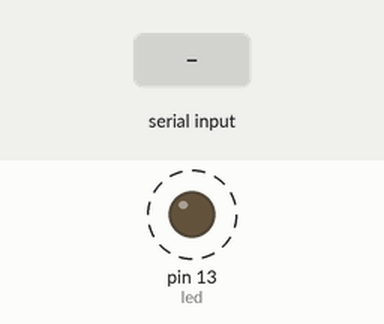
A sketch run on a simulated Arduino Uno, built with avr-gcc and run on an emulated ATmega328P. Parts: output pins drawn as LEDs (lit = HIGH). Dashed ring = blinking. The test bench sets the inputs (shaded band). What the sketch prints to the serial monitor is not drawn.

Above: at 1.2 s.
1.3 s: "1" received over Serial
Timing chart, 0 to 9.5 s (numbered marks = the images above; inputs shaded):
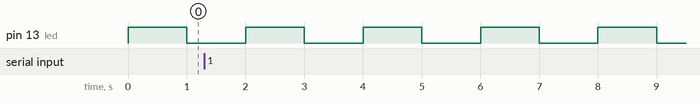

Measured:
- by itself, pin 13 (led): alternates HIGH for 1.0 s and LOW for 1.0 s

The sketch:

HW1.ino
```cpp
//Define
int led = 13;
int count = 1000;
int delta = 100;
int count_init = 1000;
int count_Max = 2000;
int count_min = 100;
char cmd;
//setup
void setup()
{
  Serial.begin( 9600 ); // build-in lib
  pinMode(led, OUTPUT);
}
//loop
void loop()
{
  if(Serial.available()){
    cmd = Serial.read();
    switch (cmd) {
        case '+':
          // do something
          count -= delta;
          break;
        case '-':
          // do something
          count += delta;
          break;
        default:
          // do something
          Serial.println("Please input + and - only.");
        break;

    }
  }
  Serial.println(count);
  digitalWrite(led, HIGH);
  delay(count);
  digitalWrite(led, LOW);
  delay(count);
}

/*
if(count > count_min || count < count_Max)
  count += delta;
else
  count = count_init;

 */
```
